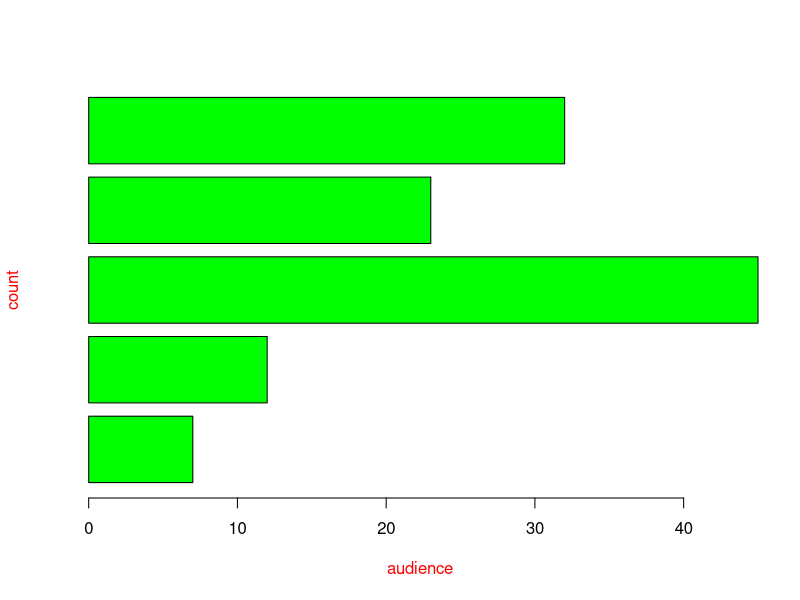
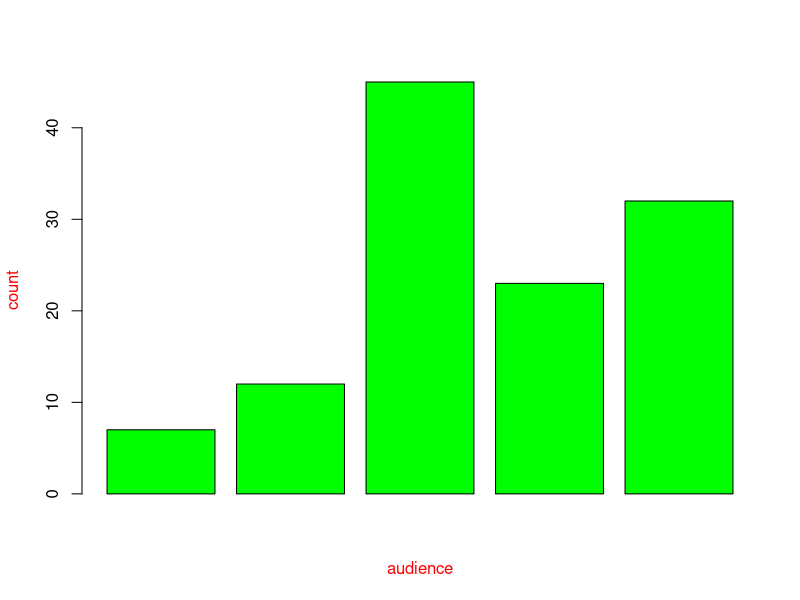
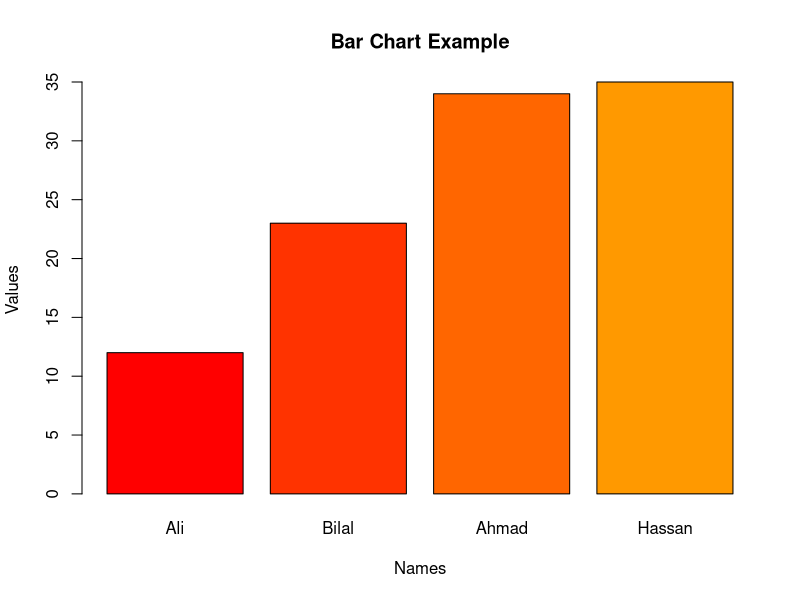
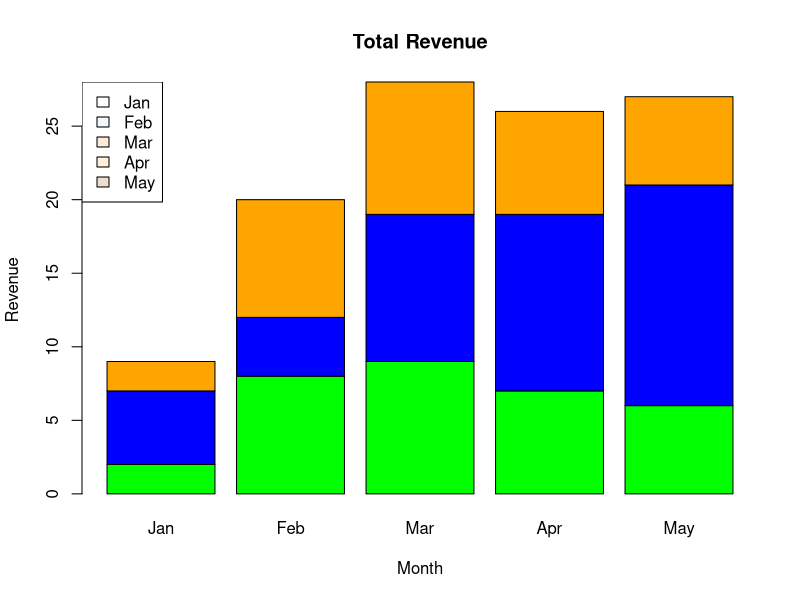
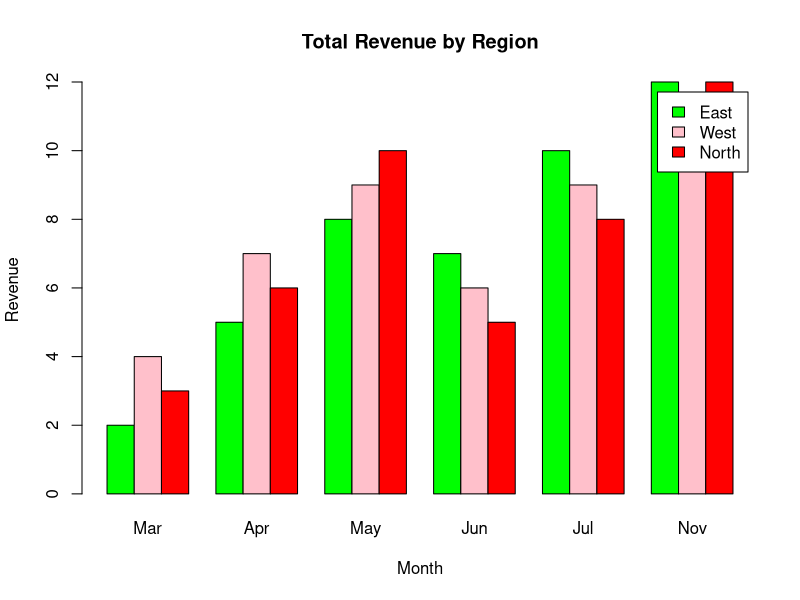

Write the R code that produced these figures, in order. (Note: this script raises an error after producing the figures.)
#bar short
#define vector
x=c(1,3,423,56,78)
#ploting vector
#defining vector
x=c(7,12,45,23,32)
#simple bar chart horizontal
#ploting vector
barplot(x,xlab="audience",
        ylab = "count",col = "green",
        col.axis="black",
        col.lab="red",
        horiz =TRUE)
#simple bar chart vertical
#ploting vector
barplot(x,xlab="audience",
        ylab = "count",col = "green",
        col.axis="black",
        col.lab="red",
        horiz =FALSE)
#data value on bar
#create data for chart
# Single Bar Plot
a <- c(12, 23, 34, 35)
b <- c("Ali", "Bilal", "Ahmad", "Hassan")
#simple bar chart with text feature
barplot(a, names.arg = b, main = "Bar Chart Example", xlab = "Names", ylab = "Values", col = heat.colors(8))
#for multiple bar chart and component bar chart
# Create the matrix of the values for Component Bar Chart
values <- matrix(c(2, 8, 9, 7, 6, 5, 4, 10, 12, 15), nrow = 3, ncol = 5, byrow = TRUE)
colnames(values)<- c("Jan", "Feb", "Mar", "Apr", "May")

# Component Bar Chart
barplot(values, main = "Total Revenue", xlab = "Month", ylab = "Revenue",
        col = c("green", "blue", "orange"),
        legend = rownames(values),
        beside = FALSE)
legend("topleft",colnames(values),fill=colors())
# Multiple Bar Chart with custom colors for regions and months
colors<-c("green", "pink", "red")
months<-c("Mar", "Apr", "May", "Jun", "Jul", "Nov")
regions<-c("East", "West", "North")

# Adjust matrix dimensions to fit regions and months
values_multiple <- matrix(c(2, 5, 8, 7, 10, 12,
                            4, 7, 9, 6, 9, 11,
                            3, 6, 10, 5, 8, 12), nrow = 3, ncol = 6, byrow = TRUE)

# Plot Multiple Bar Chart
barplot(values_multiple, main = "Total Revenue by Region", xlab = "Month", ylab = "Revenue",
        col = colors, beside = TRUE,
        legend = regions,
        names.arg = months)
#legend("bottomleft",label,fill=colors())
#data value on bar
#create data for bar chart
a=c(12,23,34,35)
b=c("ali","bilal","ahmab","hassan")
barplot(a,b)
#create the matrix of the values
values<-matrix(c(2,8,9,7,6,5,4,
                  30,39,30,50,60,70,31),nrow=2,ncol=7,byrow=2)
#create bar chart (componant bar chart)
barplot(values,main="total. revenue",xlab="Month",
        ylab = "Revenue",col = "green",
        col.axis="black",
        beside =FALSE )
values <- matrix(c(2, 8, 9, 7, 6, 5, 4,
                   30, 39, 30, 50, 60, 70, 31,
                   23,34,45,56,34,45,21),
                 nrow = 3, ncol = 7, byrow = TRUE)

barplot(values, 
        main = "Total Revenue", 
        xlab = "Month", 
        ylab = "Revenue", 
        col = "orange",  # Use a single color definition
        col.axis = "black", 
        beside = FALSE)

#multiple bar chart #just beside true
colors<-c("green","pink","red")
months<-c("mar","apr","may","jun","jul","nov")
region<-C("east","west","north")
barplot(values,main="total.revenue",xlab="Month",
        ylab = "revenue",col = colours,
        col.axis="black",
        col.lab="red",
        beside = TRUE)
#histograph
#defining vector
x=c(12,23,45,67,78,56,23,35,14,45,67)
hist(x,main = "histograph",xlab = "value",col.lab="darkgreen",col.main="red",
     col ="red" )
#box plot